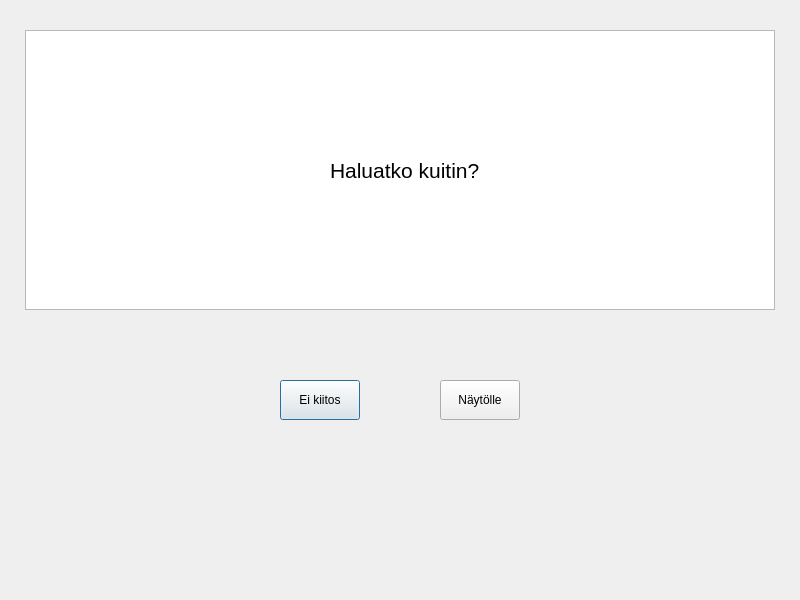
<?xml version="1.0" encoding="UTF-8"?>
<ui version="4.0">
 <class>Htiedot</class>
 <widget class="QDialog" name="Htiedot">
  <property name="geometry">
   <rect>
    <x>0</x>
    <y>0</y>
    <width>800</width>
    <height>600</height>
   </rect>
  </property>
  <property name="windowTitle">
   <string>Dialog</string>
  </property>
  <widget class="QPushButton" name="EiKiitosBtn">
   <property name="geometry">
    <rect>
     <x>280</x>
     <y>380</y>
     <width>80</width>
     <height>40</height>
    </rect>
   </property>
   <property name="text">
    <string>Ei kiitos</string>
   </property>
  </widget>
  <widget class="QPushButton" name="KuittiNaytolleBtn">
   <property name="geometry">
    <rect>
     <x>440</x>
     <y>380</y>
     <width>80</width>
     <height>40</height>
    </rect>
   </property>
   <property name="text">
    <string>Näytölle</string>
   </property>
  </widget>
  <widget class="QLabel" name="label">
   <property name="geometry">
    <rect>
     <x>330</x>
     <y>160</y>
     <width>151</width>
     <height>20</height>
    </rect>
   </property>
   <property name="font">
    <font>
     <pointsize>16</pointsize>
    </font>
   </property>
   <property name="text">
    <string>Haluatko kuitin?</string>
   </property>
  </widget>
  <widget class="QTextBrowser" name="textBrowser">
   <property name="geometry">
    <rect>
     <x>25</x>
     <y>30</y>
     <width>750</width>
     <height>280</height>
    </rect>
   </property>
  </widget>
  <zorder>textBrowser</zorder>
  <zorder>EiKiitosBtn</zorder>
  <zorder>KuittiNaytolleBtn</zorder>
  <zorder>label</zorder>
 </widget>
 <resources/>
 <connections/>
</ui>
